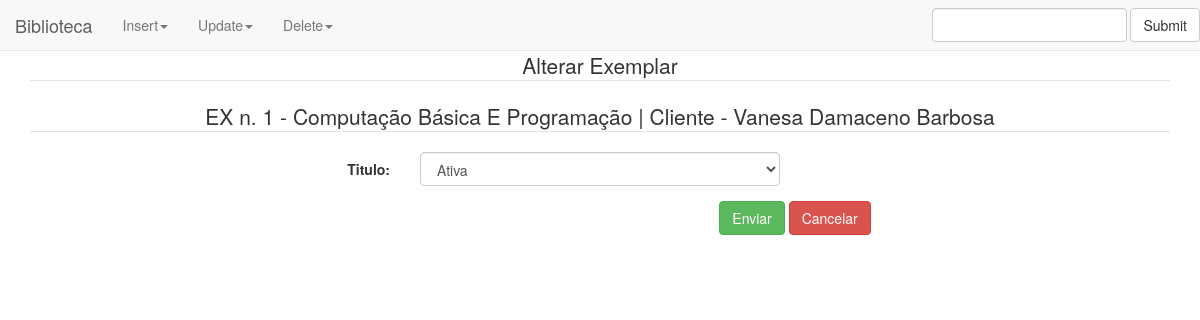
Page /tabelas/tb_reserva/update1.php?Codigo=1 on the committed database.
### tables this page shows
Create Table Tb_Reserva(
	Res_Codigo integer Not Null Primary Key,
    Res_Data Date Not Null,
    Res_Codlivro integer Not Null References Tb_Livro(Liv_Codigo),
    Res_Codfunc integer Not Null References Tb_Funcionario(Fun_Codigo),
	Res_Codcliente integer Not Null References Tb_Cliente(Cli_Codigo),
    Res_Situacao varchar(10) 
);

Create Table Tb_Livro(
	Liv_Codigo Integer Not Null Primary Key,
    Liv_Titulo varchar(150) Not Null,
    Liv_Codeditora integer Not Null References Tb_Editora (Edi_Codigo),
    Liv_Codcategoria integer Not Null References Tb_Categoria(Cat_Codigo),
    Liv_Edicao varchar(15) Not Null,
    Liv_Ano    integer Not Null,
    Liv_Prazominimo varchar(15)
);

Create Table Tb_Cliente(
	Cli_Codigo integer Not Null Primary Key, 
    Cli_Nome varchar(30) Not Null,
    Cli_Rg   varchar(14) Not Null,
    Cli_Codendereco integer Not Null References Tb_Endereco(End_Codigo),
    Cli_Numero varchar(5),
    Cli_Codbairro integer Not Null References Tb_Bairro(Bai_Codigo),
    Cli_Codcidade integer Not Null References Tb_Cidade(Cid_Codigo),
    Cli_Fone  varchar(12) Not Null,
    Cli_Prazodevol integer Not Null, 
    Cli_Cpf  varchar(14)
);

### tabelas/tb_reserva/update1.php (the view, shortened to what this page needs)
<?php
require_once("../../conection.php");
?>
<!DOCTYPE html>
<html lang="pt-br">
	<head>
		<link href="../../css/style.css" rel="stylesheet">
		<link href="../../css/bootstrap.min.css" rel="stylesheet">
		<link href="../../css/style.css" rel="stylesheet">
	</head>
	<body>
		<div class="container-fluid">
			<?php include '../../menu1.php';?>
			<div class="row" class="target">
				<div id="footer" class="col-md-12">
					<div id="footer" class="col-md-12">
				<?php
				$sql = "select * from tb_reserva where Res_Codigo= '$_REQUEST[Codigo]'";
				$rs = mysql_query($sql,$conexao) or die ("Consulta nao realizada");
				$linha=mysql_fetch_array($rs);
					$codigo =$linha["Res_Codigo"];
					$nome   =$linha["Res_Codlivro"];
					$status =$linha["Res_Situacao"];
					$cliente=$linha["Res_Codcliente"];
				?>
					<center>
						<form class="form-horizontal" method = "post" action = "update2.php?Codigo=<?php echo $codigo;?>">
						<fieldset>
						<legend>Alterar Exemplar</legend>
						<?php $sql = "select Liv_Titulo from tb_livro where Liv_Codigo = $nome";
						$sql1 = "select Cli_Nome from tb_cliente where Cli_Codigo = $cliente";
						$p = mysql_query($sql1,$conexao) or die ("Consulta nao realizada");
						$pp = mysql_query($sql,$conexao) or die ("Consulta nao realizada");
						$cli = mysql_fetch_array($p);
						$livro = mysql_fetch_array($pp); ?>
						<legend><?php echo utf8_encode("EX n. ".$codigo." - ".$livro["Liv_Titulo"]." | Cliente - ".$cli["Cli_Nome"]);?></legend>
						<div class="form-group">
							<label class="col-md-4 control-label" for="rExe_Status">Titulo:</label>
							<div class="col-md-4">
								<select id="rExe_Status" name="rExe_Status" class="form-control">
									<option value="<?php echo $status;?>"><?php echo utf8_encode($status);?></option>
								</select>
							</div>
						</div>
						<div class="form-group">
							<label class="col-md-4 control-label" for="btnEnviar"></label>
							<div class="col-md-8">
								<button id="btnEnviar" name="btnEnviar" class="btn btn-success">Enviar</button>
								<button id="btnCancelar" name="btnCancelar" class="btn btn-danger">Cancelar</button>
							</div>
						</div>
						</fieldset>
						</form>
					</center>
				</div>
			</div>
		</div>
	</body>
</html>

### rows in the picture
tb_reserva: Res_Codigo.Cli_Nome "EX n. 1 - Computação Básica E Programação | Cliente - Vanesa Damaceno Barbosa", rExe_Status "Ativa"
